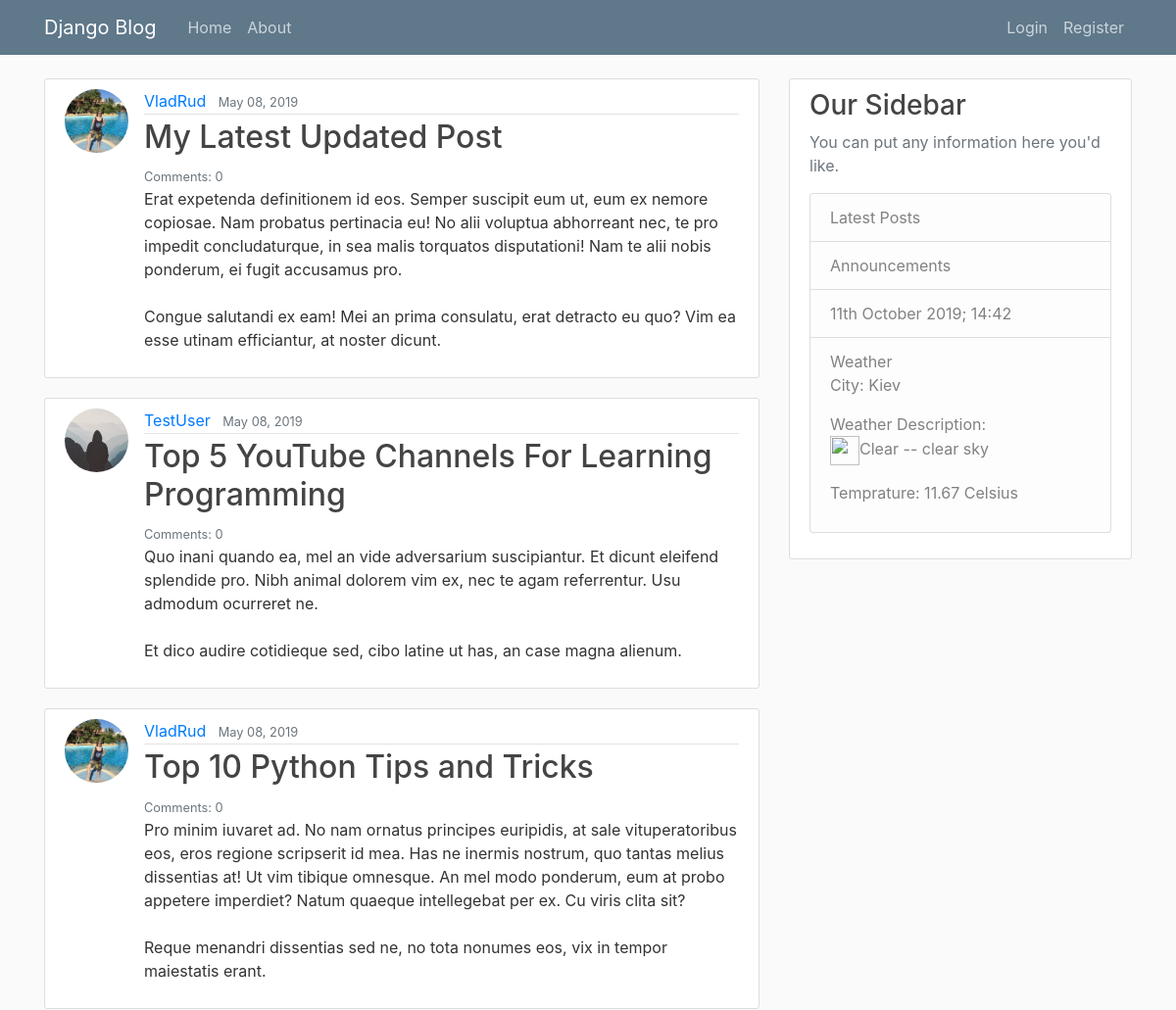
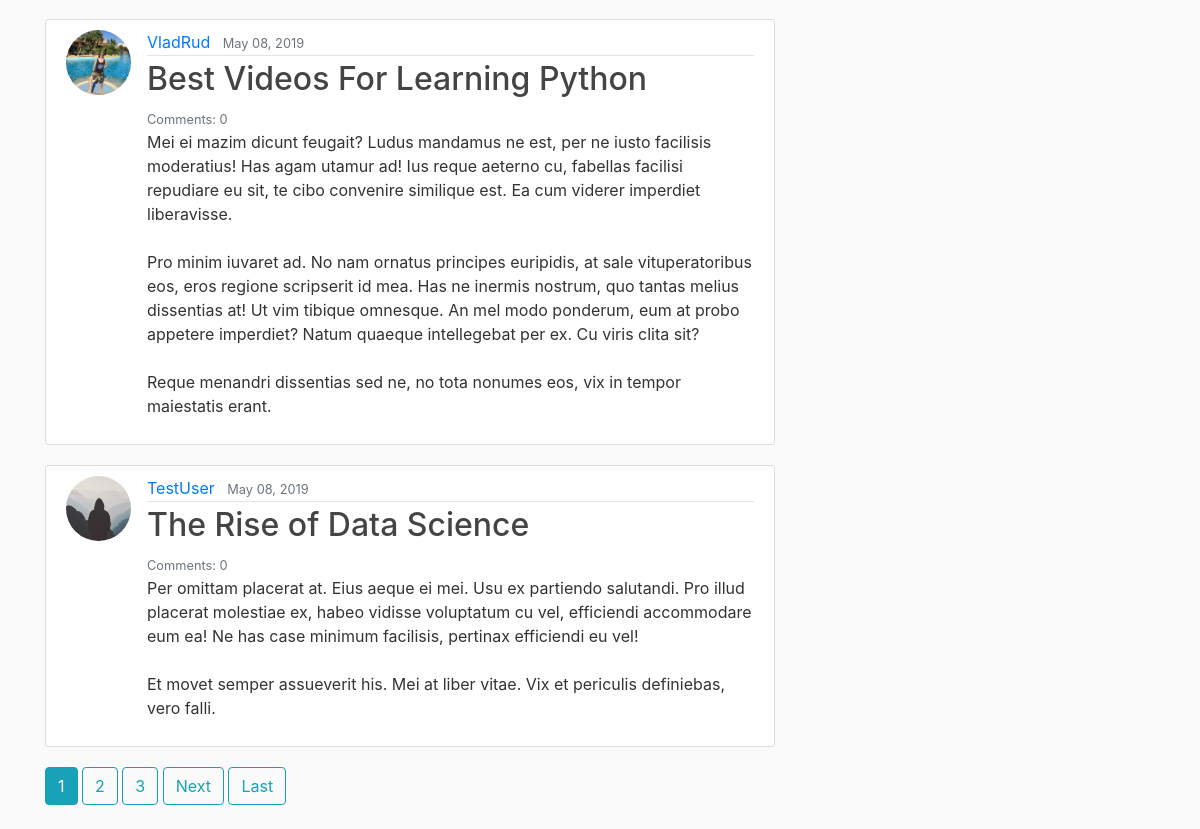
The page / on the database its author committed (2 pictures, top to bottom).
### blog/models.py (models this page shows, shortened)
class Post(models.Model):
    title = models.CharField(max_length=100)
    content = models.TextField()
    date_posted = models.DateTimeField(default=timezone.now)
    author = models.ForeignKey(User, on_delete=models.CASCADE)

### users/models.py (models this page shows, shortened)
class Profile(models.Model):
    user = models.OneToOneField(User, on_delete=models.CASCADE)
    image = models.ImageField(default='default.jpg', upload_to='profile_pics')

### blog/views.py (the view)
# urls.py: path('', PostListView.as_view(), name='blog-home'),
class PostListView(ListView):
    model = Post
    template_name = 'blog/home.html'
    context_object_name = 'posts'
    ordering = ['-date_posted']
    paginate_by = 5

### blog/templates/blog/home.html (shortened to what this page needs)
{% extends 'blog/base.html' %}
{% block content %}
	{% for post in posts %}
		<article class="media content-section">
			<img class="rounded-circle article-img" src="{{ post.author.profile.image.url }}">
		  	<div class="media-body">
		    <div class="article-metadata">
		      <a class="mr-2" href="{% url 'user-posts' post.author.username %}">{{ post.author }}</a>
		      <small class="text-muted">{{ post.date_posted|date:'F d, Y' }}</small>
		    </div>
		    <h2><a class="article-title" href="{% url 'post-detail' post.id %}">{{ post.title }}</a></h2>
		    <small class="text-muted">Comments: {{ post.comments.count }}</small>
		    <p class="article-content">{{ post.content }}</p>
		  </div>
		</article>
	{% endfor %}
	{% if is_paginated %}
		{% for num in page_obj.paginator.page_range %}
			{% if page_obj.number == num %}
				<a class='btn btn-info mb-4' href="?page={{ num }}">{{ num }}</a>
			{% elif num > page_obj.number|add:'-3' and num < page_obj.number|add:'3' %}
				<a class='btn btn-outline-info mb-4' href="?page={{ num }}">{{ num }}</a>
			{% endif %}
		{% endfor %}
		{% if page_obj.has_next %}
			<a class='btn btn-outline-info mb-4' href="?page={{ page_obj.next_page_number }}">Next</a>
			<a class='btn btn-outline-info mb-4' href="?page={{ page_obj.paginator.num_pages }}">Last</a>
		{% endif%}
	{% endif %}
{% endblock content %}

### blog/templates/blog/base.html (shortened to what this page needs)
{% load static %}
<!DOCTYPE html>
<html>
<head>
    <link rel="stylesheet" href="https://maxcdn.bootstrapcdn.com/bootstrap/4.0.0/css/bootstrap.min.css">
    <link rel='stylesheet' type='text/css' href='{% static "blog/main.css" %}'>
</head>
<body>
		<header class="site-header">
		  <nav class="navbar navbar-expand-md navbar-dark bg-steel fixed-top">
		    <div class="container">
		      <a class="navbar-brand mr-4" href="{% url 'blog-home' %}">Django Blog</a>
		      <div class="collapse navbar-collapse" id="navbarToggle">
		        <div class="navbar-nav mr-auto">
		          <a class="nav-item nav-link" href="{% url 'blog-home' %}">Home</a>
		          <a class="nav-item nav-link" href="{% url 'blog-about' %}">About</a>
		        </div>
		        <div class="navbar-nav">
		        	{% if user.is_authenticated %}
		        		<a class="nav-item nav-link" href="{% url 'post-create' %}">New Post</a>
		        		<a class="nav-item nav-link" href="{% url 'profile' %}">Profile</a>
		        		<a class="nav-item nav-link" href="{% url 'logout' %}">Logout</a>
		        	{% else %}
						<a class="nav-item nav-link" href="{% url 'login' %}">Login</a>
						<a class="nav-item nav-link" href="{% url 'register' %}">Register</a>
					{% endif %}
		        </div>
		      </div>
		    </div>
		  </nav>
	</header>
	<main role="main" class="container">
	  <div class="row">
	    <div class="col-md-8">
	    	{% block content %}{% endblock %}
	  	</div>
		    <div class="col-md-4">
		      <div class="content-section">
		        <h3>Our Sidebar</h3>
		        <p class='text-muted'>You can put any information here you'd like.
		          <ul class="list-group">
		            <li class="list-group-item list-group-item-light">Latest Posts</li>
		            <li class="list-group-item list-group-item-light">Announcements</li>
		            <li class="list-group-item list-group-item-light">{% now "jS F Y; H:i" %}</li>
		            <li class="list-group-item list-group-item-light">Weather {% include "blog/weather.html" %}</li>
		          </ul>
		        </p>
		      </div>
		    </div>
		  </div>
		</main>
</body>
</html>

### blog/templates/blog/weather.html
<p>City: Kiev</p>
<p>Weather Description:<br><img src="http://openweathermap.org/img/wn/01d@2x.png" height="30" width="30">Clear -- clear sky</p>
<p>Temprature: 11.67 Celsius</p>

### blog/static/blog/main.css (style rules this page uses)
body { background: #fafafa; color: #333333; margin-top: 5rem; }
h1, h2, h3, h4, h5, h6 { color: #444444; }
ul { margin: 0; }
.bg-steel { background-color: #5f788a; }
.site-header .navbar-nav .nav-link { color: #cbd5db; }
.content-section { background: #ffffff; padding: 10px 20px; border: 1px solid #dddddd; border-radius: 3px; margin-bottom: 20px; }
.article-title { color: #444444; }
.article-content { white-space: pre-line; }
.article-img { height: 65px; width: 65px; margin-right: 16px; }
.article-metadata { padding-bottom: 1px; margin-bottom: 4px; border-bottom: 1px solid #e3e3e3 }

### rows shown on the page
Post: author.profile.image (picture), author "VladRud", date_posted "May 08, 2019", title "My Latest Updated Post", comments.count "0", content "Erat expetenda definitionem id eos. Semper suscipit eum ut, eum ex nemore copiosae. Nam probatus pertinacia eu! No alii voluptua abhorreant nec, te pro impedit concludaturque, in sea malis torquatos disputationi! Nam te alii nobis ponderum, ei fugit accusamus pro. Congue salutandi ex eam! Mei an prima consulatu, erat detracto eu quo? Vim ea esse utinam efficiantur, at noster dicunt."
Post: author.profile.image (placeholder picture), author "TestUser", date_posted "May 08, 2019", title "Top 5 YouTube Channels For Learning Programming", comments.count "0", content "Quo inani quando ea, mel an vide adversarium suscipiantur. Et dicunt eleifend splendide pro. Nibh animal dolorem vim ex, nec te agam referrentur. Usu admodum ocurreret ne. Et dico audire cotidieque sed, cibo latine ut has, an case magna alienum."
Post: author.profile.image (picture), author "VladRud", date_posted "May 08, 2019", title "Top 10 Python Tips and Tricks", comments.count "0", content "Pro minim iuvaret ad. No nam ornatus principes euripidis, at sale vituperatoribus eos, eros regione scripserit id mea. Has ne inermis nostrum, quo tantas melius dissentias at! Ut vim tibique omnesque. An mel modo ponderum, eum at probo appetere imperdiet? Natum quaeque intellegebat per ex. Cu viris clita sit? Reque menandri dissentias sed ne, no tota nonumes eos, vix in tempor maiestatis erant."
Post: author.profile.image (picture), author "VladRud", date_posted "May 08, 2019", title "Best Videos For Learning Python", comments.count "0", content "Mei ei mazim dicunt feugait? Ludus mandamus ne est, per ne iusto facilisis moderatius! Has agam utamur ad! Ius reque aeterno cu, fabellas facilisi repudiare eu sit, te cibo convenire similique est. Ea cum viderer imperdiet liberavisse. Pro minim iuvaret ad. No nam ornatus principes euripidis, at sale vituperatoribus eos, eros regione scripserit id mea. Has ne inermis nostrum, quo tantas melius dissentias at! Ut vim tibique omnesque. An mel modo ponderum, eum at probo appetere imperdiet? Natum quaeque intellegebat per ex. Cu viris clita sit? Reque menandri dissentias sed ne, no tota nonumes eos, vix in tempor maiestatis erant."
Post: author.profile.image (placeholder picture), author "TestUser", date_posted "May 08, 2019", title "The Rise of Data Science", comments.count "0", content "Per omittam placerat at. Eius aeque ei mei. Usu ex partiendo salutandi. Pro illud placerat molestiae ex, habeo vidisse voluptatum cu vel, efficiendi accommodare eum ea! Ne has case minimum facilisis, pertinax efficiendi eu vel! Et movet semper assueverit his. Mei at liber vitae. Vix et periculis definiebas, vero falli."

### other values the page prints
{{ num }} "1"
{{ num }} "2" "3"
